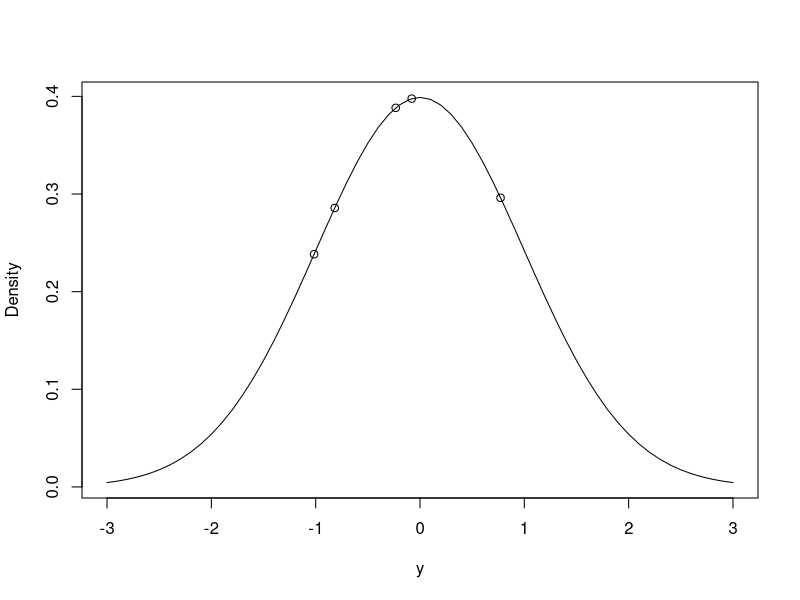
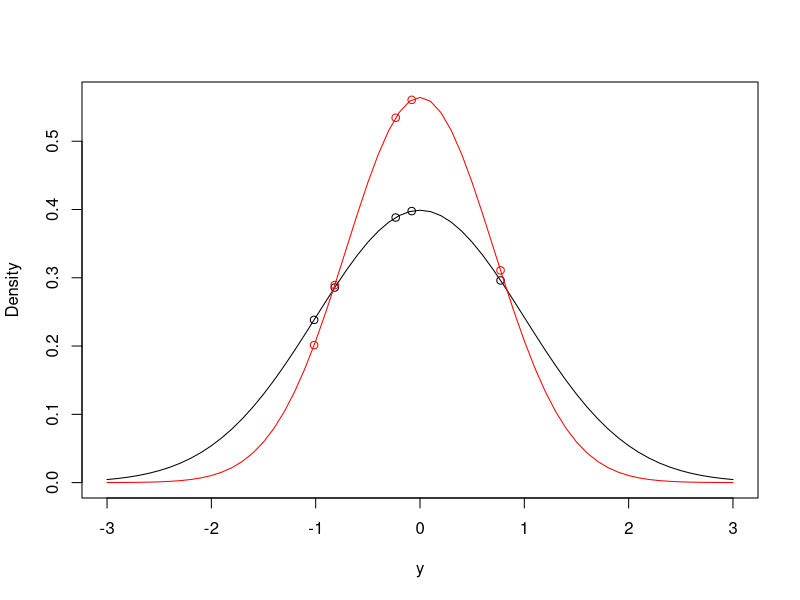

Write R code to recreate these figures, in order. (Note: this script raises an error after producing the figures.)
## ---- chunk 1
set.seed(17)
## ---- chunk 2
Ndata<-data.frame(y=rnorm(5, mean=0, sd=1))
Ndata$y
## ---- chunk 3
possible.y<-seq(-3,3,0.1)                    # possible values of y
Probability<-dnorm(possible.y, mean=0, sd=1) # density of possible values 
plot(Probability~possible.y, type="l", ylab="Density", xlab="y")
Probability.y<-dnorm(Ndata$y, mean=0, sd=1)  # density of actual values
points(Probability.y~Ndata$y)
## ---- chunk 4
prod(dnorm(Ndata$y, mean=0, sd=1))
## ---- chunk 5
prod(dnorm(Ndata$y, mean=0, sd=sqrt(0.5)))
## ---- chunk 6
pos.y<-seq(-3,3,0.1)
plot(dnorm(pos.y, mean=0, sd=1)~pos.y, type="l", ylim=c(0,max(dnorm(0, mean=0, sd=sqrt(0.5)))), ylab="Density", xlab="y")
points(Ndata$y, dnorm(Ndata$y, mean=0, sd=1))
lines(dnorm(pos.y, mean=0, sd=sqrt(0.5))~pos.y, type="l", col="red")
points(Ndata$y, dnorm(Ndata$y, mean=0, sd=sqrt(0.5)), col="red")
## ---- chunk 7
loglik<-function(par, y){sum(dnorm(y, par[1], sqrt(par[2]), log=TRUE))}
mu<-seq(-2,2,length=100)
sigma2<-seq(0.0001,5,length=100)
L<-matrix(0,100,100)
P<-L
for(i in 1:100){
for(j in 1:100){
L[i,j]<-loglik(c(mu[i], sigma2[j]), Ndata$y)
}}
## ---- chunk 8
loglik<-function(par, y){sum(dnorm(y, par[1], sqrt(par[2]), log=TRUE))}
MLest<-optim(c(mean=0,var=1), fn=loglik, y=Ndata$y, control = list(fnscale = -1,reltol=1e-16))$par
## ---- chunk 9
MLest
## ---- chunk 10
m1a.1<-glm(y~1, data=Ndata)
summary(m1a.1)
## ---- chunk 11
MLest["var"]*(5/4)
## ---- chunk 12
logprior<-function(par, priorR, priorB){
    dnorm(par[1], mean=priorB$mu, sd=sqrt(priorB$V), log=TRUE)+dgamma(1/par[2],shape=priorR$nu/2, rate=(priorR$nu*priorR$V)/2, log=TRUE)-2*log(par[2])  
}
## ---- chunk 13
prior<-list(R=list(V=1, nu=0.002), B=list(mu=0, V=1e+8))
## ---- chunk 14
loglikprior<-function(par, y, priorR, priorB, exponentiate=FALSE){

 lpd<-loglik(par,y)+logprior(par,priorR,priorB)

 if(exponentiate){
    return(exp(lpd))
 }else{
    return(lpd)
 }

}
## ---- chunk 15
P<-L
for(i in 1:100){
for(j in 1:100){
P[i,j]<-loglikprior(c(mu[i], sigma2[j]), Ndata$y, prior$R, prior$B)
}}
## ---- chunk 16
Best<-optim(c(mean=0,var=1), fn=loglikprior, y=Ndata$y, priorR=prior$R, priorB=prior$B, method="L-BFGS-B", lower=c(-1e+5, 1e-5), upper=c(1e+5,1e+5), control = list(fnscale = -1, factr=1e-16))$par
Best
## ---- chunk 17
m1a.2<-MCMCglmm(y~1, data=Ndata, prior=prior, thin=1)
## ---- chunk 18
C<-adaptIntegrate(loglikprior, y=Ndata$y, priorR=prior$R, priorB=prior$B, exponentiate=TRUE, lower=c(-Inf, 0), upper=c(Inf,Inf))$integral

p<-adaptIntegrate(loglikprior, y=Ndata$y, priorR=prior$R, priorB=prior$B, exponentiate=TRUE, lower=c(-2, 0), upper=c(2,5))$integral
## ---- chunk 19
prop.table(table(m1a.2$Sol>-2 & m1a.2$Sol<2 & m1a.2$VCV<5))
## ---- chunk 20
P.new<-L
mu.new<-seq(Best[1]-1, Best[1]+1, length=100)
sigma2.new<-seq(max(Best[2]-1,0.00001), Best[2]+1, length=100)
for(i in 1:100){
for(j in 1:100){
P.new[i,j]<-loglikprior(c(mu.new[i], sigma2.new[j]), Ndata$y, prior$R, prior$B)
}}
## ---- chunk 21
P.new2<-L
mu.new<-seq(Best[1]-1, Best[1]+1, length=100)
sigma2.new2<-seq(1, Best[2]+2, length=100)
for(i in 1:100){
for(j in 1:100){
P.new2[i,j]<-loglikprior(c(mu.new[i], sigma2.new2[j]), Ndata$y, prior$R, prior$B)
}}
## ---- chunk 22
autocorr(m1a.2$Sol)
autocorr(m1a.2$VCV)
## ---- chunk 23
plot(m1a.2$Sol)
## ---- chunk 24
plot(log(m1a.2$VCV))
## ---- chunk 25
prior.m1a.3<-list(R=list(V=1, nu=0))
m1a.3<-MCMCglmm(y~1, data=Ndata, thin=1, prior=prior.m1a.3)
## ---- chunk 26
prior.m1a.4<-list(R=list(V=1e-16, nu=-2))
m1a.4<-MCMCglmm(y~1, data=Ndata, thin=1, prior=prior.m1a.4)
